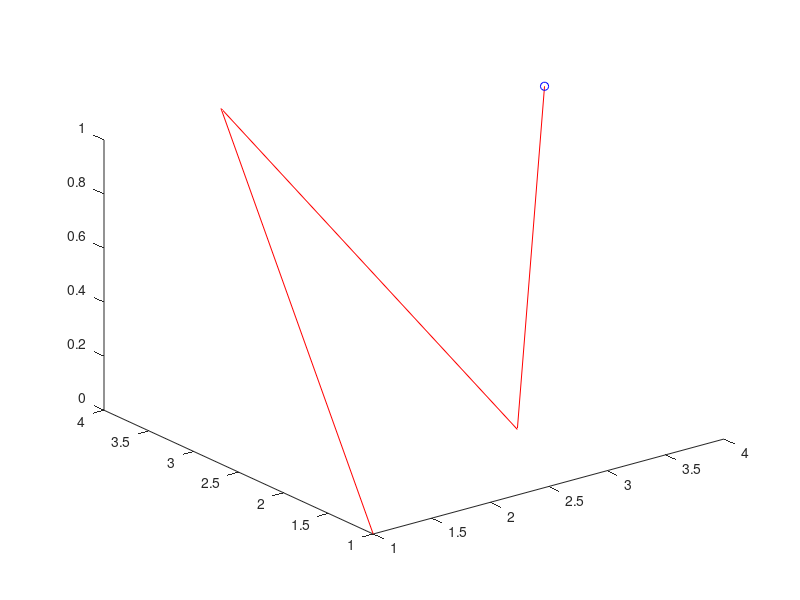

Reproduce this figure in MATLAB. (Note: this script raises an error after producing the figure.)
%=============================================================================
% Copyright (c) 2016-present Allan CORNET (Nelson)
%=============================================================================
% This file is part of Nelson.
%=============================================================================
% LICENCE_BLOCK_BEGIN
% SPDX-License-Identifier: LGPL-3.0-or-later
% LICENCE_BLOCK_END
%=============================================================================
% <--WEIGHT 4-->
% <--ADV-CLI MODE-->
%=============================================================================
close all
f = figure('Visible', 'off', 'InnerPosition', [100 100 360 260], 'Color', [1 1 1]);
ax = axes('Parent', f);
comet3(ax, 1:4, [1 4 2 3], [0 1 0 1], 0);
animated = findobj(ax, 'Type', 'animatedline');
asserts.isequal(graphics_comet3_count_points(animated), [1 4]);
close(f);
close all
%=============================================================================
